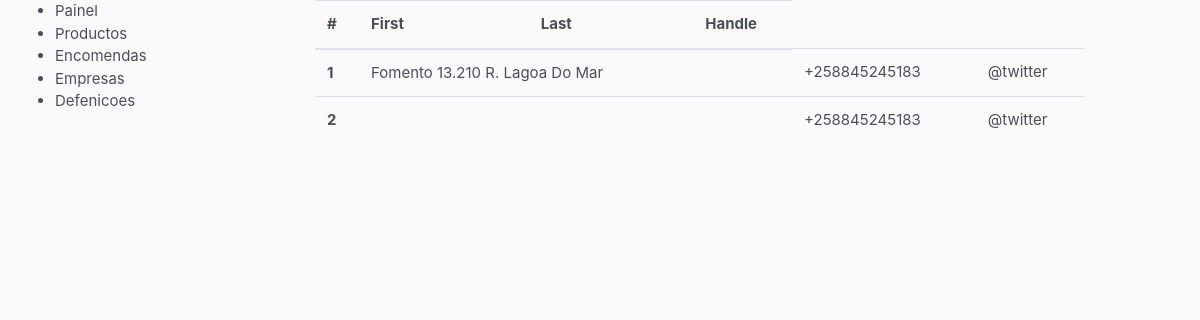
Screenshot of /dashboard/companies/ with the database file from the repository.
### account/models.py (models this page shows, shortened)
class Company(models.Model):
    user = models.OneToOneField(settings.AUTH_USER_MODEL, on_delete=models.CASCADE)
    commercial_name = models.CharField(max_length=30, blank=False, unique=False)
    company_logo = models.ImageField(upload_to='company_logo/', default='company_logo/default.jpg')
    address = models.CharField(max_length=30, blank=True)
    categories = models.ForeignKey(Category, on_delete=models.CASCADE, blank=True,unique=False, default=1)
    created_date = models.DateTimeField(default=timezone.now)
    uploaded_at = models.DateTimeField(blank=True, null=True)

class User(AbstractUser):
    username = None
    email = models.EmailField(_('email address'), unique=True)
    phone_regex = RegexValidator(regex=r'^\+?258?\d{9,13}$', message="O número de telefone deve ser digitado no formato: '+258849293949'. São permitidos até 13 dígitos.")
    phone_number = models.CharField(validators=[phone_regex], max_length=13, blank=True) # validators should be a list
    USERNAME_FIELD = 'email'
    REQUIRED_FIELDS = []
    objects = UserManager()

### dashboard/views.py (the view)
# urls.py: path("companies/", views.CompanyListView.as_view(), name="companies"),
class CompanyListView(ListView):
    model = Company
    template_name = 'dashboard/companies.html'
    context_object_name = 'companies'
    paginate_by = 20
    def get_context_data(self, **kwargs):
        context = super(CompanyListView, self).get_context_data(**kwargs)
        companies = self.get_queryset()
        page = self.request.GET.get('page')
        paginator = Paginator(companies, self.paginate_by)
        try:
            users = paginator.page(page)
        except PageNotAnInteger:
            users = paginator.page(1)
        except EmptyPage:
            products = paginator.page(paginator.num_pages)
        context['companies'] = companies
        return context

### price/templates/dashboard/companies.html (shortened to what this page needs)
{% extends "price/layout/base.html" %}
{% load staticfiles %}
{% load staticfiles %}
{% block styles %}
<link rel="stylesheet" href="{% static 'stylesheet/main.css' %}">
<link rel="stylesheet" href="https://use.fontawesome.com/releases/v5.7.2/css/all.css">
{% endblock %}
{% block content %}
<main>
    <div class="container-fluid">
        <div class="row">
            <div class="col-md-3">
                <aside>
                    <ul>
                        <li>Painel</li>
                        <li>Productos</li>
                        <li>Encomendas</li>
                        <li>Empresas</li>
                        <li>Defenicoes</li>
                    </ul>
                </aside>
            </div>
            <div class="col-md-8">
                <section>
                    <table class="table table-borderless">
                        <thead>
                        <tr>
                            <th scope="col">#</th>
                            <th scope="col">First</th>
                            <th scope="col">Last</th>
                            <th scope="col">Handle</th>
                        </tr>
                        </thead>
                        <tbody>
                        {% for company in companies %}
                        <tr>
                            <th scope="row">{{ company.id }}</th>
                            <td colspan="2">{{ company.address }}</td>
                            <td colspan="2">{{ user.email }}</td>
                            <td colspan="2">{{ company.user.phone_number }}</td>
                            <td>@twitter</td>
                        </tr>
                        {% endfor %}
                        </tbody>
                    </table>
                </section>
            </div>
        </div>
    </div>
</main>
{% endblock %}

### price/static/stylesheet/main.css (style rules this page uses)
body { background-color:#fafafb; color:#4b4f54!important; font-size:15px!important; }
html, body { height:100%; margin:0; }
body { display:flex; flex-direction:column; }

### rows the page displays
Company: id "1", address "Fomento 13.210 R. Lagoa Do Mar", user.phone_number "+258845245183"
Company: id "2", user.phone_number "+258845245183"
